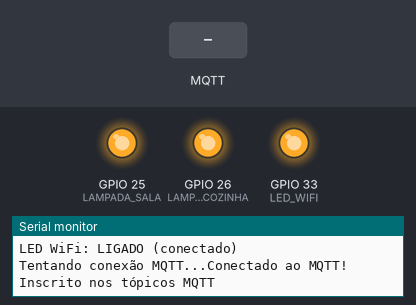
Recording of a sketch running on a simulated ESP32. Shown: output pins drawn as LEDs (lit = HIGH), the last lines printed to the serial monitor. The inputs (shaded band) are chosen by the test bench. WiFi joins after 1.5 s; servers stay silent unless stated; random numbers use the default seed unless the sketch sets one; no MQTT or app messages arrive unless stated.

Above: at 2.7 s.
2.8 s: MQTT message "1" arrives on the first subscribed topic
At 3.8 s:
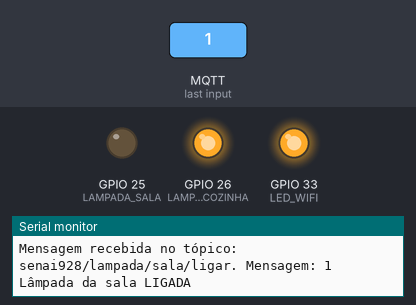
4.3 s: MQTT message "1" arrives on the third subscribed topic
At 4.9 s:
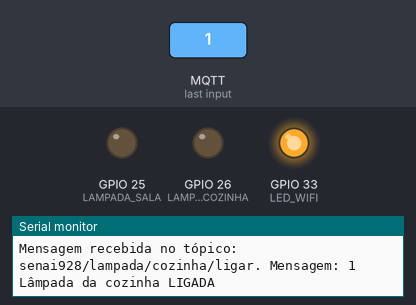
5.8 s: MQTT message "0" arrives on the second subscribed topic
At 6.1 s:
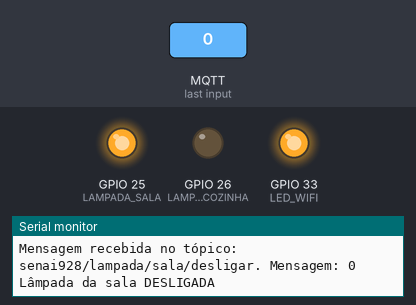
Timing chart, 0 to 8.8 s (numbered marks = the images above; inputs shaded):
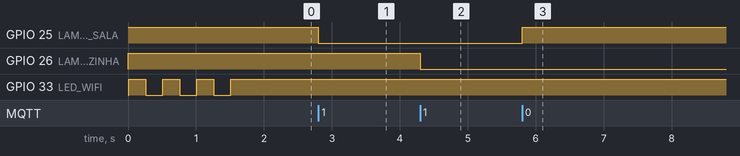

Measured:
- after the input at 2.8 s, GPIO 25 (LAMPADA_SALA): HIGH → LOW at once
- after the input at 4.3 s, GPIO 26 (LAMPADA_COZINHA): HIGH → LOW at once
- after the input at 5.8 s, GPIO 25 (LAMPADA_SALA): LOW → HIGH at once

The sketch:

ESP32_Lampadas.ino
```cpp
#include <WiFi.h>
#include <PubSubClient.h>

// Configurações WiFi
const char* ssid = "AAPM-510";
const char* password = "aapmSenai#";

// Configurações MQTT
const char* mqtt_server = "broker.hivemq.com";
const int mqtt_port = 1883;
const char* mqtt_user = "";
const char* mqtt_password = "";

// Definição dos pinos das lâmpadas
const int LAMPADA_SALA = 25;
const int LAMPADA_COZINHA = 26;
const int LED_WIFI = 33;

// Estados das lâmpadas
bool estadoSala = false;
bool estadoCozinha = false;

WiFiClient espClient;
PubSubClient client(espClient);

void setup() {
  Serial.begin(115200);

  // Configurar pinos como saída
  pinMode(LAMPADA_SALA, OUTPUT);
  pinMode(LAMPADA_COZINHA, OUTPUT);
  pinMode(LED_WIFI, OUTPUT);

  // Inicializar lâmpadas desligadas e LED WiFi desligado
  digitalWrite(LAMPADA_SALA, HIGH);
  digitalWrite(LAMPADA_COZINHA, HIGH);
  digitalWrite(LED_WIFI, LOW);

  // Conectar ao WiFi
  setup_wifi();

  // Configurar MQTT
  client.setServer(mqtt_server, mqtt_port);
  client.setCallback(callback);
}

void setup_wifi() {
  delay(10);
  Serial.println();
  Serial.print("Conectando ao WiFi: ");
  Serial.println(ssid);

  WiFi.begin(ssid, password);

  // Piscar LED durante conexão
  while (WiFi.status() != WL_CONNECTED) {
    digitalWrite(LED_WIFI, HIGH);
    delay(250);
    digitalWrite(LED_WIFI, LOW);
    delay(250);
    Serial.print(".");
  }

  // WiFi conectado - acender LED fixo
  digitalWrite(LED_WIFI, HIGH);
  Serial.println("");
  Serial.println("WiFi conectado!");
  Serial.print("Endereço IP: ");
  Serial.println(WiFi.localIP());
  Serial.println("LED WiFi: LIGADO (conectado)");
}

void callback(char* topic, byte* message, unsigned int length) {
  Serial.print("Mensagem recebida no tópico: ");
  Serial.print(topic);
  Serial.print(". Mensagem: ");

  String messageTemp;
  for (int i = 0; i < length; i++) {
    messageTemp += (char)message[i];
  }
  Serial.println(messageTemp);

  // Converter tópico para String para facilitar comparação
  String topicStr = String(topic);

  // Controle da lâmpada da sala
  if (topicStr == "senai928/lampada/sala/ligar") {
    if (messageTemp == "1") {
      digitalWrite(LAMPADA_SALA, LOW);
      estadoSala = true;
      Serial.println("Lâmpada da sala LIGADA");
    }
  }
  else if (topicStr == "senai928/lampada/sala/desligar") {
    if (messageTemp == "0") {
      digitalWrite(LAMPADA_SALA, HIGH);
      estadoSala = false;
      Serial.println("Lâmpada da sala DESLIGADA");
    }
  }

  // Controle da lâmpada da cozinha
  else if (topicStr == "senai928/lampada/cozinha/ligar") {
    if (messageTemp == "1") {
      digitalWrite(LAMPADA_COZINHA, LOW);
      estadoCozinha = true;
      Serial.println("Lâmpada da cozinha LIGADA");
    }
  }
  else if (topicStr == "senai928/lampada/cozinha/desligar") {
    if (messageTemp == "0") {
      digitalWrite(LAMPADA_COZINHA, HIGH);
      estadoCozinha = false;
      Serial.println("Lâmpada da cozinha DESLIGADA");
    }
  }
}

void reconnect() {
  while (!client.connected()) {
    Serial.print("Tentando conexão MQTT...");

    // Criar um ID de cliente aleatório
    String clientId = "ESP32Client-";
    clientId += String(random(0xffff), HEX);

    if (client.connect(clientId.c_str())) {
      Serial.println("Conectado ao MQTT!");

      // Inscrever nos tópicos
      client.subscribe("senai928/lampada/sala/ligar");
      client.subscribe("senai928/lampada/sala/desligar");
      client.subscribe("senai928/lampada/cozinha/ligar");
      client.subscribe("senai928/lampada/cozinha/desligar");

      Serial.println("Inscrito nos tópicos MQTT");
    } else {
      Serial.print("Falha na conexão MQTT, rc=");
      Serial.print(client.state());
      Serial.println(" Tentando novamente em 5 segundos");
      delay(5000);
    }
  }
}

void loop() {
  // Verificar status do WiFi e controlar LED
  if (WiFi.status() == WL_CONNECTED) {
    digitalWrite(LED_WIFI, HIGH);  // WiFi conectado - LED ligado
  } else {
    // WiFi desconectado - piscar LED rapidamente
    digitalWrite(LED_WIFI, HIGH);
    delay(100);
    digitalWrite(LED_WIFI, LOW);
    delay(100);
    Serial.println("WiFi desconectado! Tentando reconectar...");

    // Tentar reconectar WiFi
    WiFi.begin(ssid, password);
    while (WiFi.status() != WL_CONNECTED && millis() % 5000 != 0) {
      delay(100);
    }
  }

  if (!client.connected()) {
    reconnect();
  }
  client.loop();

  // Opcional: Enviar status das lâmpadas periodicamente
  static unsigned long lastMsg = 0;
  unsigned long now = millis();
  if (now - lastMsg > 30000) { // A cada 30 segundos
    lastMsg = now;

    // Publicar status atual das lâmpadas
    String statusSala = estadoSala ? "1" : "0";
    String statusCozinha = estadoCozinha ? "1" : "0";

    client.publish("senai928/lampada/sala/status", statusSala.c_str());
    client.publish("senai928/lampada/cozinha/status", statusCozinha.c_str());

    Serial.println("Status enviado - Sala: " + statusSala + ", Cozinha: " + statusCozinha);
  }
}
```
